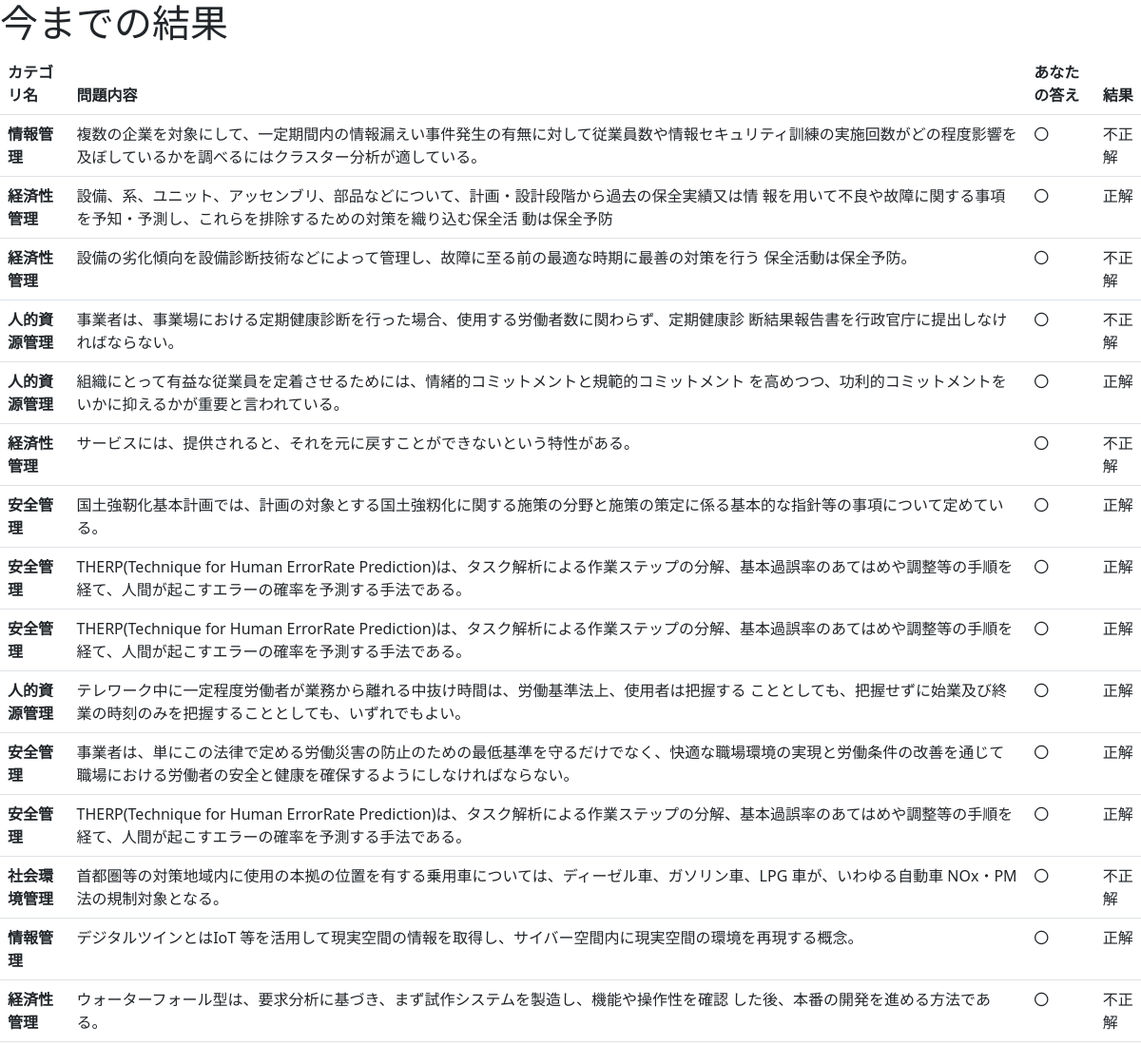
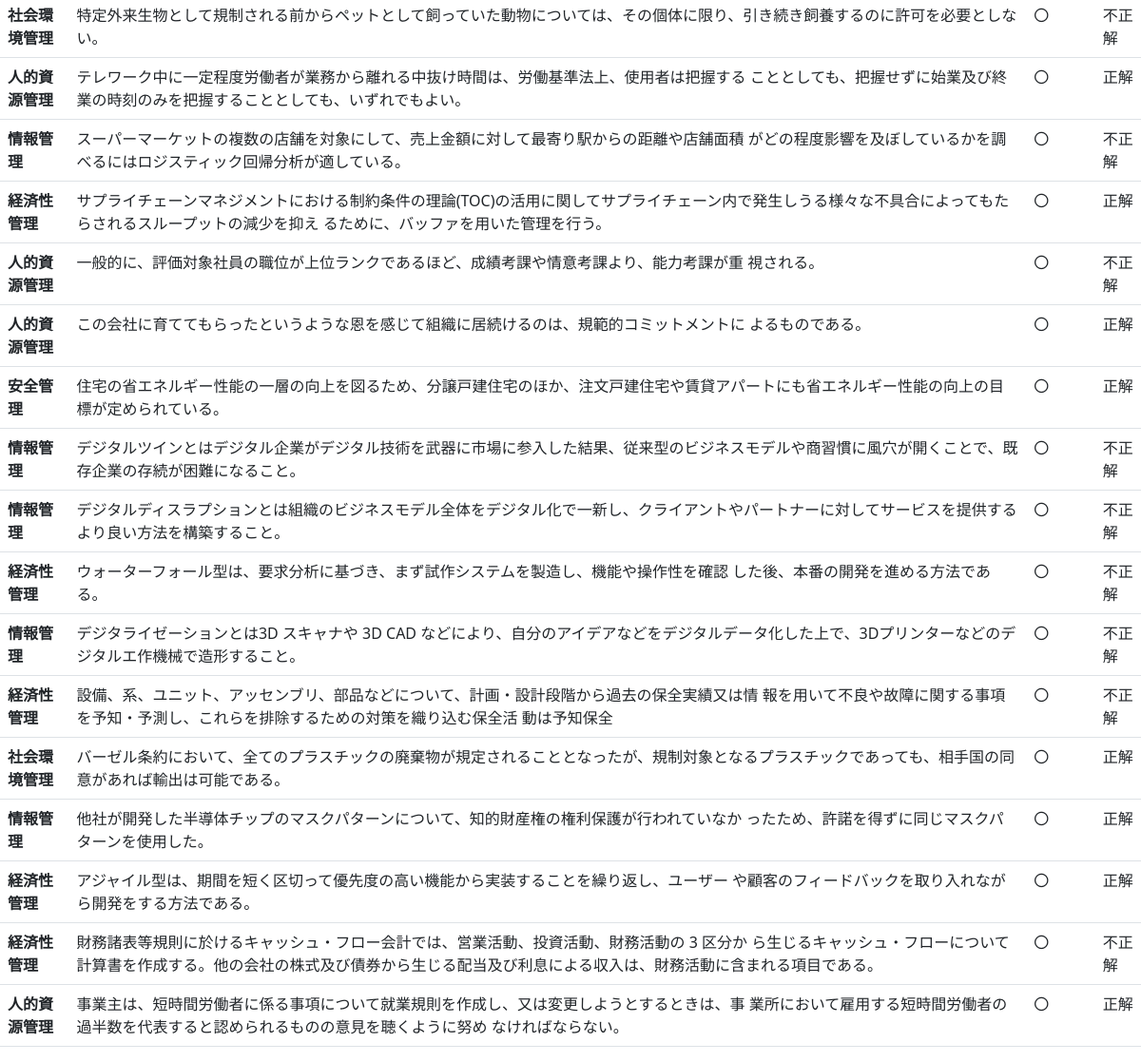
/result_all/3 (signed in), run on the app's committed database (2 pictures, top to bottom).
### database.py (models this page shows)
class BaseModel(UserMixin,Model):
    created_at = DateTimeField(default=datetime.datetime.now)
    updated_at = DateTimeField(default=datetime.datetime.now)
    deleted_at = DateTimeField(default=datetime.datetime.now)
    class Meta:
        abstract = True

class MainCategory(BaseModel):
    name = CharField()
    class Meta:
        database = db

class Question(BaseModel):
    year = IntegerField()
    main_category_id = ForeignKeyField(MainCategory)
    content = CharField()
    answer_id = ForeignKeyField(Answer)
    class Meta:
        database = db

### app.py (the view)
@app.route("/result_all/<id>")
@login_required
def result_all(id):
    if int(id) == current_user.id:
        datas = Result.select().where(Result.user_id == int(id))
        questions = []
        categorys = []
        number = len(datas)
        for data in datas:
            question = Question.get(Question.id == data.question_id)
            questions.append(question)
        for question in questions:
            category = MainCategory.get(MainCategory.id == question.main_category_id)
            categorys.append(category)
    else:
        return redirect(url_for("select-main-category"))
    return render_template("/result_all.html",datas = datas,questions = questions,number = number,categorys = categorys)

### app.py (called while the page is built)
@login_manager.user_loader
def load_user(user_id):
    return User.get(User.id == int(user_id))

### templates/result_all.html (shortened to what this page needs)
<!DOCTYPE html>
<html lang="en">
<head>
    <link href="https://cdn.jsdelivr.net/npm/bootstrap@5.3.0/dist/css/bootstrap.min.css" rel="stylesheet"
>
</head>
<body>
    <h1>今までの結果</h1>
    <table class="table">
        <thead>
          <tr>
            <th scope="col">カテゴリ名</th>
            <th scope="col">問題内容</th>
            <th scope="col">あなたの答え</th>
            <th scope="col">結果</th>
          </tr>
        </thead>
        <tbody>
            {% for i in range( number ) %}
            <tr>
                <th scope="row">{{ categorys[i].name }}</th>
                    <td>{{ questions[i].content }}</td>
                    {% if datas[i].my_answer == "True": %}
                        <td>〇</td>
                    {% else: %}
                        <td>×</td>
                    {% endif %}
                    {% if datas[i].result == "True": %}
                        <td>正解</td>
                    {% else: %}
                        <td>不正解</td>
                    {% endif %}
            </tr>
            {% endfor %}
        </tbody>
      </table>
</body>
</html>

### data on the page
MainCategory: name "情報管理" "情報管理" "情報管理" "情報管理" "情報管理" "情報管理" "情報管理"
Question: content "複数の企業を対象にして、一定期間内の情報漏えい事件発生の有無に対して従業員数や情報セキュリティ訓練の実施回数がどの程度影響を及ぼしているかを調べるにはクラスター分析が適している。"
MainCategory: name "経済性管理" "経済性管理" "経済性管理" "経済性管理" "経済性管理" "経済性管理" "経済性管理" "経済性管理" "経済性管理"
Question: content "設備、系、ユニット、アッセンブリ、部品などについて、計画・設計段階から過去の保全実績又は情 報を用いて不良や故障に関する事項を予知・予測し、これらを排除するための対策を織り込む保全活 動は保全予防"
Question: content "設備の劣化傾向を設備診断技術などによって管理し、故障に至る前の最適な時期に最善の対策を行う 保全活動は保全予防。"
MainCategory: name "人的資源管理" "人的資源管理" "人的資源管理" "人的資源管理" "人的資源管理" "人的資源管理" "人的資源管理"
Question: content "事業者は、事業場における定期健康診断を行った場合、使用する労働者数に関わらず、定期健康診 断結果報告書を行政官庁に提出しなければならない。"
Question: content "組織にとって有益な従業員を定着させるためには、情緒的コミットメントと規範的コミットメント を高めつつ、功利的コミットメントをいかに抑えるかが重要と言われている。"
Question: content "サービスには、提供されると、それを元に戻すことができないという特性がある。"
MainCategory: name "安全管理" "安全管理" "安全管理" "安全管理" "安全管理" "安全管理"
Question: content "国土強靭化基本計画では、計画の対象とする国土強籾化に関する施策の分野と施策の策定に係る基本的な指針等の事項について定めている。"
Question: content "THERP(Technique for Human ErrorRate Prediction)は、タスク解析による作業ステップの分解、基本過誤率のあてはめや調整等の手順を経て、人間が起こすエラーの確率を予測する手法である。" "THERP(Technique for Human ErrorRate Prediction)は、タスク解析による作業ステップの分解、基本過誤率のあてはめや調整等の手順を経て、人間が起こすエラーの確率を予測する手法である。" "THERP(Technique for Human ErrorRate Prediction)は、タスク解析による作業ステップの分解、基本過誤率のあてはめや調整等の手順を経て、人間が起こすエラーの確率を予測する手法である。"
Question: content "テレワーク中に一定程度労働者が業務から離れる中抜け時間は、労働基準法上、使用者は把握する こととしても、把握せずに始業及び終業の時刻のみを把握することとしても、いずれでもよい。" "テレワーク中に一定程度労働者が業務から離れる中抜け時間は、労働基準法上、使用者は把握する こととしても、把握せずに始業及び終業の時刻のみを把握することとしても、いずれでもよい。"
Question: content "事業者は、単にこの法律で定める労働災害の防止のための最低基準を守るだけでなく、快適な職場環境の実現と労働条件の改善を通じて職場における労働者の安全と健康を確保するようにしなければならない。"
MainCategory: name "社会環境管理" "社会環境管理" "社会環境管理"
Question: content "首都圏等の対策地域内に使用の本拠の位置を有する乗用車については、ディーゼル車、ガソリン車、LPG 車が、いわゆる自動車 NOx・PM 法の規制対象となる。"
Question: content "デジタルツインとはIoT 等を活用して現実空間の情報を取得し、サイバー空間内に現実空間の環境を再現する概念。"
Question: content "ウォーターフォール型は、要求分析に基づき、まず試作システムを製造し、機能や操作性を確認 した後、本番の開発を進める方法である。" "ウォーターフォール型は、要求分析に基づき、まず試作システムを製造し、機能や操作性を確認 した後、本番の開発を進める方法である。"
Question: content "特定外来生物として規制される前からペットとして飼っていた動物については、その個体に限り、引き続き飼養するのに許可を必要としない。"
Question: content "スーパーマーケットの複数の店舗を対象にして、売上金額に対して最寄り駅からの距離や店舗面積 がどの程度影響を及ぼしているかを調べるにはロジスティック回帰分析が適している。"
Question: content "サプライチェーンマネジメントにおける制約条件の理論(TOC)の活用に関してサプライチェーン内で発生しうる様々な不具合によってもたらされるスループットの減少を抑え るために、バッファを用いた管理を行う。"
Question: content "一般的に、評価対象社員の職位が上位ランクであるほど、成績考課や情意考課より、能力考課が重 視される。"
Question: content "この会社に育ててもらったというような恩を感じて組織に居続けるのは、規範的コミットメントに よるものである。"
Question: content "住宅の省エネルギー性能の一層の向上を図るため、分譲戸建住宅のほか、注文戸建住宅や賃貸アパートにも省エネルギー性能の向上の目標が定められている。"
Question: content "デジタルツインとはデジタル企業がデジタル技術を武器に市場に参入した結果、従来型のビジネスモデルや商習慣に風穴が開くことで、既存企業の存続が困難になること。"
Question: content "デジタルディスラプションとは組織のビジネスモデル全体をデジタル化で一新し、クライアントやパートナーに対してサービスを提供するより良い方法を構築すること。"
Question: content "デジタライゼーションとは3D スキャナや 3D CAD などにより、自分のアイデアなどをデジタルデータ化した上で、3Dプリンターなどのデジタルエ作機械で造形すること。"
Question: content "設備、系、ユニット、アッセンブリ、部品などについて、計画・設計段階から過去の保全実績又は情 報を用いて不良や故障に関する事項を予知・予測し、これらを排除するための対策を織り込む保全活 動は予知保全"
Question: content "バーゼル条約において、全てのプラスチックの廃棄物が規定されることとなったが、規制対象となるプラスチックであっても、相手国の同意があれば輸出は可能である。"
Question: content "他社が開発した半導体チップのマスクパターンについて、知的財産権の権利保護が行われていなか ったため、許諾を得ずに同じマスクパターンを使用した。"
Question: content "アジャイル型は、期間を短く区切って優先度の高い機能から実装することを繰り返し、ユーザー や顧客のフィードバックを取り入れながら開発をする方法である。"
Question: content "財務諸表等規則に於けるキャッシュ・フロー会計では、営業活動、投資活動、財務活動の 3 区分か ら生じるキャッシュ・フローについて計算書を作成する。他の会社の株式及び債券から生じる配当及び利息による収入は、財務活動に含まれる項目である。"
Question: content "事業主は、短時間労働者に係る事項について就業規則を作成し、又は変更しようとするときは、事 業所において雇用する短時間労働者の過半数を代表すると認められるものの意見を聴くように努め なければならない。"
